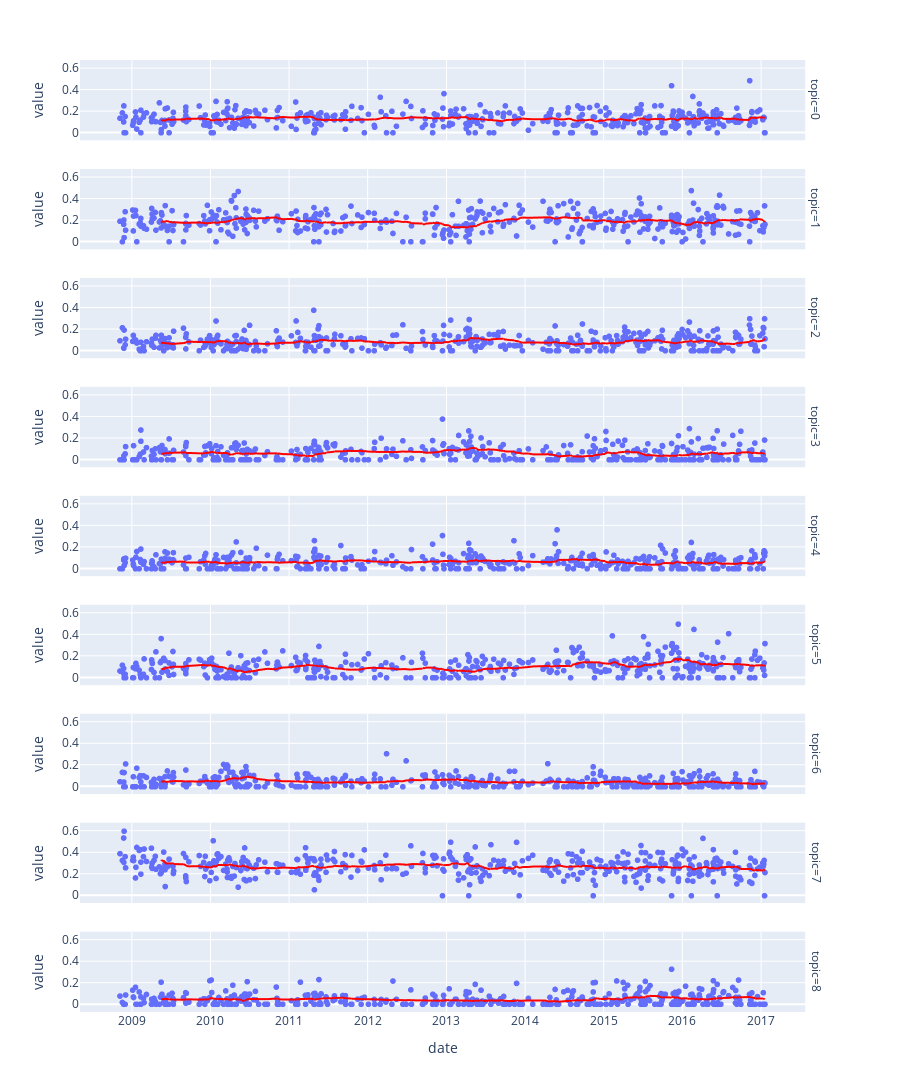

Notebook source saved alongside this figure:
### Code cell
# Moving Average
window_size = 30
fig = px.scatter(amrhet_tall, x="date", y="value", facet_row="topic", 
                 trendline="rolling", trendline_options=dict(window=window_size),
                 trendline_color_override="red", height=1600)
fig.show()

### Figure 1 — Plotly figure (JSON) as saved in the notebook; plotly's stock layout.template omitted (floating-point values rounded to 4 significant figures; data arrays with more than 128 entries replaced by an {"elided": "..."} marker saying what was removed)
{"data": [{"hovertemplate": "topic=0<br>date=%{x}<br>value=%{y}<extra></extra>", "legendgroup": "", "marker": {"color": "#636efa", "symbol": "circle"}, "mode": "markers", "name": "", "showlegend": false, "type": "scattergl", "x": {"elided": "409 str values"}, "xaxis": "x9", "y": {"elided": "409 float values"}, "yaxis": "y9"}, {"hovertemplate": "<b>Rolling mean trendline</b><br><br>topic=0<br>date=%{x}<br>value=%{y} <b>(trend)</b><extra></extra>", "legendgroup": "", "line": {"color": "red"}, "marker": {"color": "#636efa", "symbol": "circle"}, "mode": "lines", "name": "", "showlegend": false, "type": "scattergl", "x": {"elided": "409 str values"}, "xaxis": "x9", "y": {"elided": "409 float values"}, "yaxis": "y9"}, {"hovertemplate": "topic=1<br>date=%{x}<br>value=%{y}<extra></extra>", "legendgroup": "", "marker": {"color": "#636efa", "symbol": "circle"}, "mode": "markers", "name": "", "showlegend": false, "type": "scattergl", "x": {"elided": "409 str values"}, "xaxis": "x8", "y": {"elided": "409 float values"}, "yaxis": "y8"}, {"hovertemplate": "<b>Rolling mean trendline</b><br><br>topic=1<br>date=%{x}<br>value=%{y} <b>(trend)</b><extra></extra>", "legendgroup": "", "line": {"color": "red"}, "marker": {"color": "#636efa", "symbol": "circle"}, "mode": "lines", "name": "", "showlegend": false, "type": "scattergl", "x": {"elided": "409 str values"}, "xaxis": "x8", "y": {"elided": "409 float values"}, "yaxis": "y8"}, {"hovertemplate": "topic=2<br>date=%{x}<br>value=%{y}<extra></extra>", "legendgroup": "", "marker": {"color": "#636efa", "symbol": "circle"}, "mode": "markers", "name": "", "showlegend": false, "type": "scattergl", "x": {"elided": "409 str values"}, "xaxis": "x7", "y": {"elided": "409 float values"}, "yaxis": "y7"}, {"hovertemplate": "<b>Rolling mean trendline</b><br><br>topic=2<br>date=%{x}<br>value=%{y} <b>(trend)</b><extra></extra>", "legendgroup": "", "line": {"color": "red"}, "marker": {"color": "#636efa", "symbol": "circle"}, "mode": "lines", "name": "", "showlegend": false, "type": "scattergl", "x": {"elided": "409 str values"}, "xaxis": "x7", "y": {"elided": "409 float values"}, "yaxis": "y7"}, {"hovertemplate": "topic=3<br>date=%{x}<br>value=%{y}<extra></extra>", "legendgroup": "", "marker": {"color": "#636efa", "symbol": "circle"}, "mode": "markers", "name": "", "showlegend": false, "type": "scattergl", "x": {"elided": "409 str values"}, "xaxis": "x6", "y": {"elided": "409 float values"}, "yaxis": "y6"}, {"hovertemplate": "<b>Rolling mean trendline</b><br><br>topic=3<br>date=%{x}<br>value=%{y} <b>(trend)</b><extra></extra>", "legendgroup": "", "line": {"color": "red"}, "marker": {"color": "#636efa", "symbol": "circle"}, "mode": "lines", "name": "", "showlegend": false, "type": "scattergl", "x": {"elided": "409 str values"}, "xaxis": "x6", "y": {"elided": "409 float values"}, "yaxis": "y6"}, {"hovertemplate": "topic=4<br>date=%{x}<br>value=%{y}<extra></extra>", "legendgroup": "", "marker": {"color": "#636efa", "symbol": "circle"}, "mode": "markers", "name": "", "showlegend": false, "type": "scattergl", "x": {"elided": "409 str values"}, "xaxis": "x5", "y": {"elided": "409 float values"}, "yaxis": "y5"}, {"hovertemplate": "<b>Rolling mean trendline</b><br><br>topic=4<br>date=%{x}<br>value=%{y} <b>(trend)</b><extra></extra>", "legendgroup": "", "line": {"color": "red"}, "marker": {"color": "#636efa", "symbol": "circle"}, "mode": "lines", "name": "", "showlegend": false, "type": "scattergl", "x": {"elided": "409 str values"}, "xaxis": "x5", "y": {"elided": "409 float values"}, "yaxis": "y5"}, {"hovertemplate": "topic=5<br>date=%{x}<br>value=%{y}<extra></extra>", "legendgroup": "", "marker": {"color": "#636efa", "symbol": "circle"}, "mode": "markers", "name": "", "showlegend": false, "type": "scattergl", "x": {"elided": "409 str values"}, "xaxis": "x4", "y": {"elided": "409 float values"}, "yaxis": "y4"}, {"hovertemplate": "<b>Rolling mean trendline</b><br><br>topic=5<br>date=%{x}<br>value=%{y} <b>(trend)</b><extra></extra>", "legendgroup": "", "line": {"color": "red"}, "marker": {"color": "#636efa", "symbol": "circle"}, "mode": "lines", "name": "", "showlegend": false, "type": "scattergl", "x": {"elided": "409 str values"}, "xaxis": "x4", "y": {"elided": "409 float values"}, "yaxis": "y4"}, {"hovertemplate": "topic=6<br>date=%{x}<br>value=%{y}<extra></extra>", "legendgroup": "", "marker": {"color": "#636efa", "symbol": "circle"}, "mode": "markers", "name": "", "showlegend": false, "type": "scattergl", "x": {"elided": "409 str values"}, "xaxis": "x3", "y": {"elided": "409 float values"}, "yaxis": "y3"}, {"hovertemplate": "<b>Rolling mean trendline</b><br><br>topic=6<br>date=%{x}<br>value=%{y} <b>(trend)</b><extra></extra>", "legendgroup": "", "line": {"color": "red"}, "marker": {"color": "#636efa", "symbol": "circle"}, "mode": "lines", "name": "", "showlegend": false, "type": "scattergl", "x": {"elided": "409 str values"}, "xaxis": "x3", "y": {"elided": "409 float values"}, "yaxis": "y3"}, {"hovertemplate": "topic=7<br>date=%{x}<br>value=%{y}<extra></extra>", "legendgroup": "", "marker": {"color": "#636efa", "symbol": "circle"}, "mode": "markers", "name": "", "showlegend": false, "type": "scattergl", "x": {"elided": "409 str values"}, "xaxis": "x2", "y": {"elided": "409 float values"}, "yaxis": "y2"}, {"hovertemplate": "<b>Rolling mean trendline</b><br><br>topic=7<br>date=%{x}<br>value=%{y} <b>(trend)</b><extra></extra>", "legendgroup": "", "line": {"color": "red"}, "marker": {"color": "#636efa", "symbol": "circle"}, "mode": "lines", "name": "", "showlegend": false, "type": "scattergl", "x": {"elided": "409 str values"}, "xaxis": "x2", "y": {"elided": "409 float values"}, "yaxis": "y2"}, {"hovertemplate": "topic=8<br>date=%{x}<br>value=%{y}<extra></extra>", "legendgroup": "", "marker": {"color": "#636efa", "symbol": "circle"}, "mode": "markers", "name": "", "showlegend": false, "type": "scattergl", "x": {"elided": "409 str values"}, "xaxis": "x", "y": {"elided": "409 float values"}, "yaxis": "y"}, {"hovertemplate": "<b>Rolling mean trendline</b><br><br>topic=8<br>date=%{x}<br>value=%{y} <b>(trend)</b><extra></extra>", "legendgroup": "", "line": {"color": "red"}, "marker": {"color": "#636efa", "symbol": "circle"}, "mode": "lines", "name": "", "showlegend": false, "type": "scattergl", "x": {"elided": "409 str values"}, "xaxis": "x", "y": {"elided": "409 float values"}, "yaxis": "y"}], "layout": {"annotations": [{"font": {}, "showarrow": false, "text": "topic=8", "textangle": 90, "x": 0.98, "xanchor": "left", "xref": "paper", "y": 0.04222, "yanchor": "middle", "yref": "paper"}, {"font": {}, "showarrow": false, "text": "topic=7", "textangle": 90, "x": 0.98, "xanchor": "left", "xref": "paper", "y": 0.1567, "yanchor": "middle", "yref": "paper"}, {"font": {}, "showarrow": false, "text": "topic=6", "textangle": 90, "x": 0.98, "xanchor": "left", "xref": "paper", "y": 0.2711, "yanchor": "middle", "yref": "paper"}, {"font": {}, "showarrow": false, "text": "topic=5", "textangle": 90, "x": 0.98, "xanchor": "left", "xref": "paper", "y": 0.3856, "yanchor": "middle", "yref": "paper"}, {"font": {}, "showarrow": false, "text": "topic=4", "textangle": 90, "x": 0.98, "xanchor": "left", "xref": "paper", "y": 0.5, "yanchor": "middle", "yref": "paper"}, {"font": {}, "showarrow": false, "text": "topic=3", "textangle": 90, "x": 0.98, "xanchor": "left", "xref": "paper", "y": 0.6144, "yanchor": "middle", "yref": "paper"}, {"font": {}, "showarrow": false, "text": "topic=2", "textangle": 90, "x": 0.98, "xanchor": "left", "xref": "paper", "y": 0.7289, "yanchor": "middle", "yref": "paper"}, {"font": {}, "showarrow": false, "text": "topic=1", "textangle": 90, "x": 0.98, "xanchor": "left", "xref": "paper", "y": 0.8433, "yanchor": "middle", "yref": "paper"}, {"font": {}, "showarrow": false, "text": "topic=0", "textangle": 90, "x": 0.98, "xanchor": "left", "xref": "paper", "y": 0.9578, "yanchor": "middle", "yref": "paper"}], "height": 1600, "legend": {"tracegroupgap": 0}, "margin": {"t": 60}, "xaxis": {"anchor": "y", "domain": [0, 0.98], "title": {"text": "date"}}, "xaxis2": {"anchor": "y2", "domain": [0, 0.98], "matches": "x", "showticklabels": false}, "xaxis3": {"anchor": "y3", "domain": [0, 0.98], "matches": "x", "showticklabels": false}, "xaxis4": {"anchor": "y4", "domain": [0, 0.98], "matches": "x", "showticklabels": false}, "xaxis5": {"anchor": "y5", "domain": [0, 0.98], "matches": "x", "showticklabels": false}, "xaxis6": {"anchor": "y6", "domain": [0, 0.98], "matches": "x", "showticklabels": false}, "xaxis7": {"anchor": "y7", "domain": [0, 0.98], "matches": "x", "showticklabels": false}, "xaxis8": {"anchor": "y8", "domain": [0, 0.98], "matches": "x", "showticklabels": false}, "xaxis9": {"anchor": "y9", "domain": [0, 0.98], "matches": "x", "showticklabels": false}, "yaxis": {"anchor": "x", "domain": [0, 0.08444], "title": {"text": "value"}}, "yaxis2": {"anchor": "x2", "domain": [0.1144, 0.1989], "matches": "y", "title": {"text": "value"}}, "yaxis3": {"anchor": "x3", "domain": [0.2289, 0.3133], "matches": "y", "title": {"text": "value"}}, "yaxis4": {"anchor": "x4", "domain": [0.3433, 0.4278], "matches": "y", "title": {"text": "value"}}, "yaxis5": {"anchor": "x5", "domain": [0.4578, 0.5422], "matches": "y", "title": {"text": "value"}}, "yaxis6": {"anchor": "x6", "domain": [0.5722, 0.6567], "matches": "y", "title": {"text": "value"}}, "yaxis7": {"anchor": "x7", "domain": [0.6867, 0.7711], "matches": "y", "title": {"text": "value"}}, "yaxis8": {"anchor": "x8", "domain": [0.8011, 0.8856], "matches": "y", "title": {"text": "value"}}, "yaxis9": {"anchor": "x9", "domain": [0.9156, 1], "matches": "y", "title": {"text": "value"}}}}
